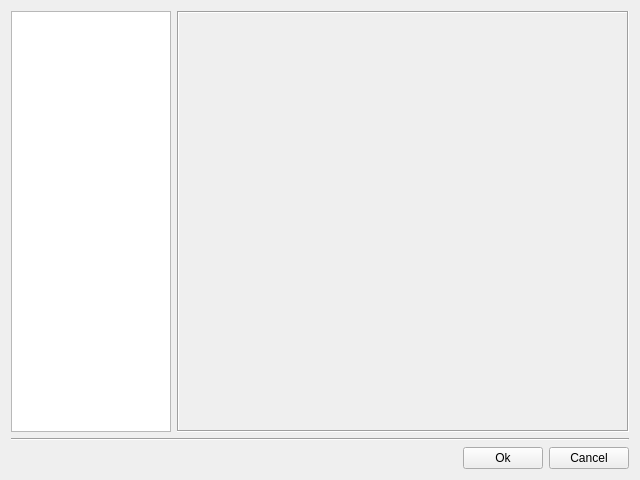
<ui version="4.0" >
 <class>PluginSettingsClass</class>
 <widget class="QWidget" name="PluginSettingsClass" >
  <property name="geometry" >
   <rect>
    <x>0</x>
    <y>0</y>
    <width>640</width>
    <height>480</height>
   </rect>
  </property>
  <property name="windowTitle" >
   <string>Configure plugins - qutIM</string>
  </property>
  <layout class="QVBoxLayout" name="verticalLayout" >
   <item>
    <layout class="QHBoxLayout" name="horizontalLayout_2" >
     <item>
      <widget class="QTreeWidget" name="pluginsTree" >
       <property name="sizePolicy" >
        <sizepolicy vsizetype="Expanding" hsizetype="Fixed" >
         <horstretch>0</horstretch>
         <verstretch>0</verstretch>
        </sizepolicy>
       </property>
       <property name="minimumSize" >
        <size>
         <width>160</width>
         <height>0</height>
        </size>
       </property>
       <property name="maximumSize" >
        <size>
         <width>160</width>
         <height>16777215</height>
        </size>
       </property>
       <property name="indentation" >
        <number>0</number>
       </property>
       <property name="headerHidden" >
        <bool>true</bool>
       </property>
       <column>
        <property name="text" >
         <string>1</string>
        </property>
       </column>
      </widget>
     </item>
     <item>
      <widget class="QStackedWidget" name="pluginsStack" >
       <property name="enabled" >
        <bool>true</bool>
       </property>
       <property name="sizePolicy" >
        <sizepolicy vsizetype="Preferred" hsizetype="Expanding" >
         <horstretch>0</horstretch>
         <verstretch>0</verstretch>
        </sizepolicy>
       </property>
       <property name="focusPolicy" >
        <enum>Qt::NoFocus</enum>
       </property>
       <property name="frameShape" >
        <enum>QFrame::Box</enum>
       </property>
       <property name="frameShadow" >
        <enum>QFrame::Sunken</enum>
       </property>
       <property name="currentIndex" >
        <number>-1</number>
       </property>
      </widget>
     </item>
    </layout>
   </item>
   <item>
    <widget class="Line" name="line" >
     <property name="orientation" >
      <enum>Qt::Horizontal</enum>
     </property>
    </widget>
   </item>
   <item>
    <layout class="QHBoxLayout" name="horizontalLayout" >
     <item>
      <spacer name="horizontalSpacer" >
       <property name="orientation" >
        <enum>Qt::Horizontal</enum>
       </property>
       <property name="sizeHint" stdset="0" >
        <size>
         <width>288</width>
         <height>17</height>
        </size>
       </property>
      </spacer>
     </item>
     <item>
      <widget class="QPushButton" name="okButton" >
       <property name="minimumSize" >
        <size>
         <width>80</width>
         <height>0</height>
        </size>
       </property>
       <property name="text" >
        <string>Ok</string>
       </property>
      </widget>
     </item>
     <item>
      <widget class="QPushButton" name="cancelButton" >
       <property name="minimumSize" >
        <size>
         <width>80</width>
         <height>0</height>
        </size>
       </property>
       <property name="text" >
        <string>Cancel</string>
       </property>
      </widget>
     </item>
    </layout>
   </item>
  </layout>
 </widget>
 <resources/>
 <connections/>
</ui>
